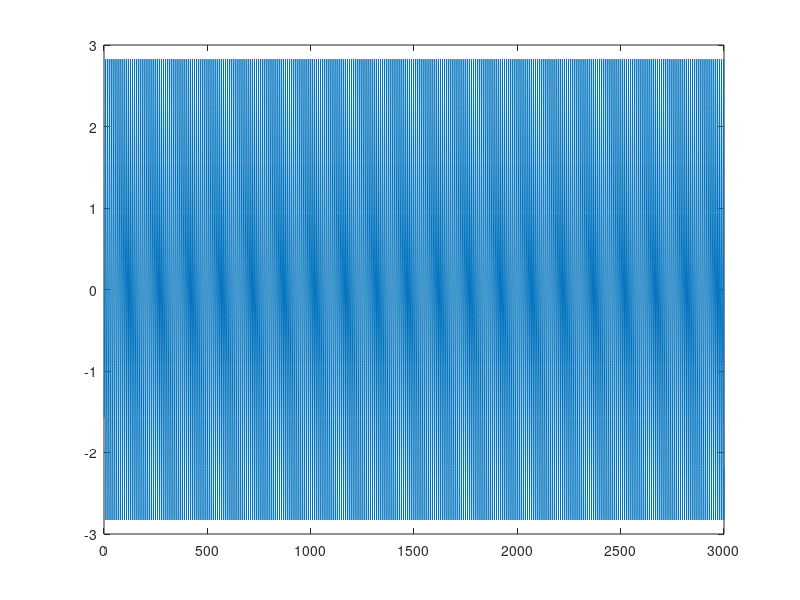

The MATLAB script that drew this image:
%
clc
clear all

fc=1e4;                                                 %carrier frequency
fs=1e5;                                                 %sample frequency
T=1/fs;                                                 %sample time
L=3000;                                                 %length of signal
t=(0:L-1)*T;                                            %time vector
A=1;                                                    %%Ampltitude

y=A*sin(2*pi*fc*t);
plot(y)
y=hilbert(y)
plot(abs(y))
angle_y=angle(y)
plot(angle_y)